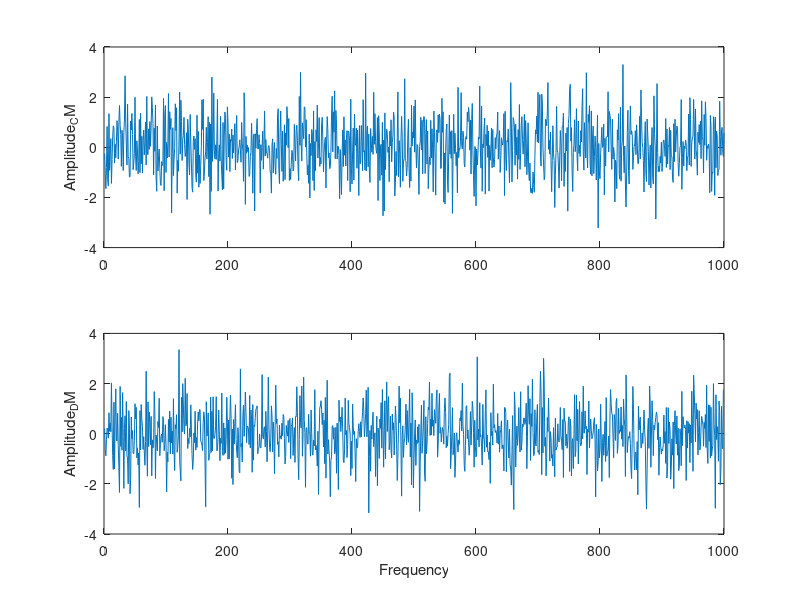

Recreate this plot in MATLAB. (Note: this script raises an error after producing the figure.)
%Generate some data
y1 = randn(1000,1);
y2 = randn(1000,1);

%Plot using two subplots
figure
subplot(2,1,1)
plot(y1)
ylabel('Amplitude_CM')
subplot(2,1,2)
plot(y2)
ylabel('Amplitude_DM')
xlabel('Frequency')

%Export using the default options (output
ConvertPlot4Publication('MGPlot')

%Export again, this time changing the font and using the same x-axis
% ConvertPlot4Publication('testPlot2', 'fontsize', 8, 'fontname', 'Arial', 'samexaxes', 'on', 'eps', 'off')
